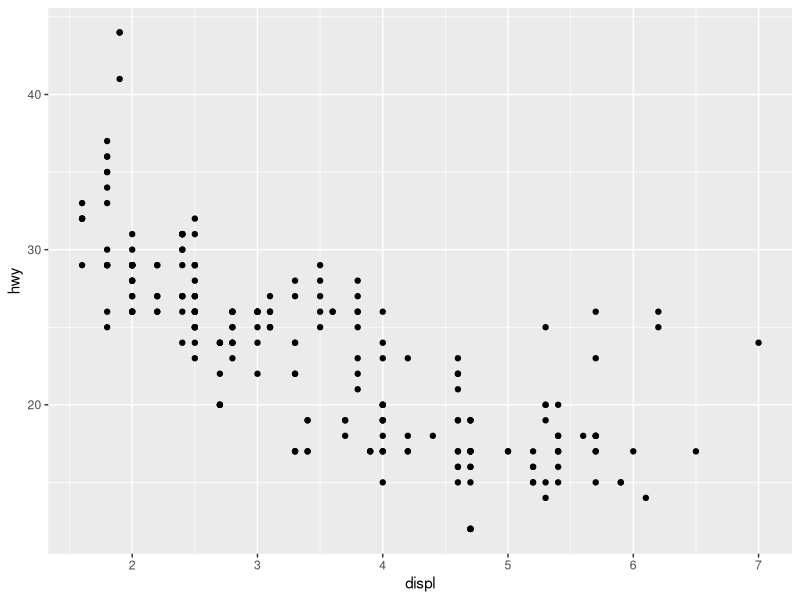
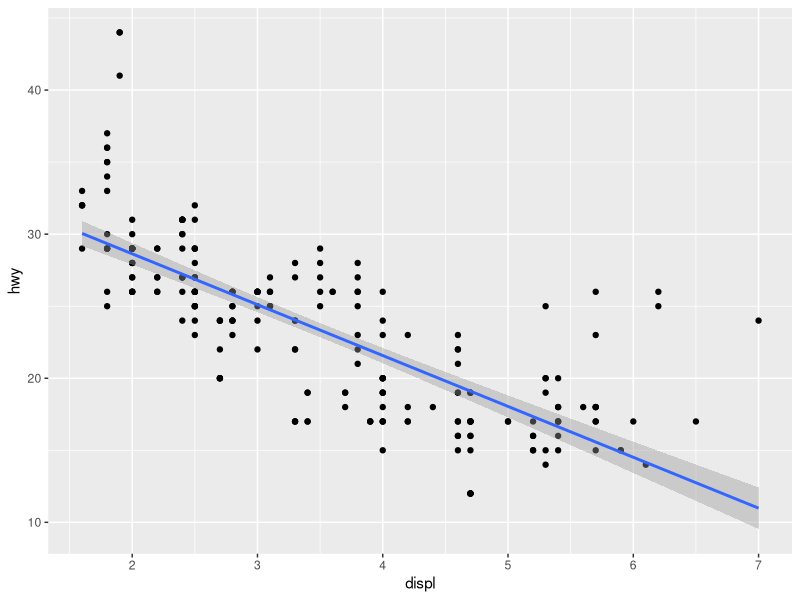
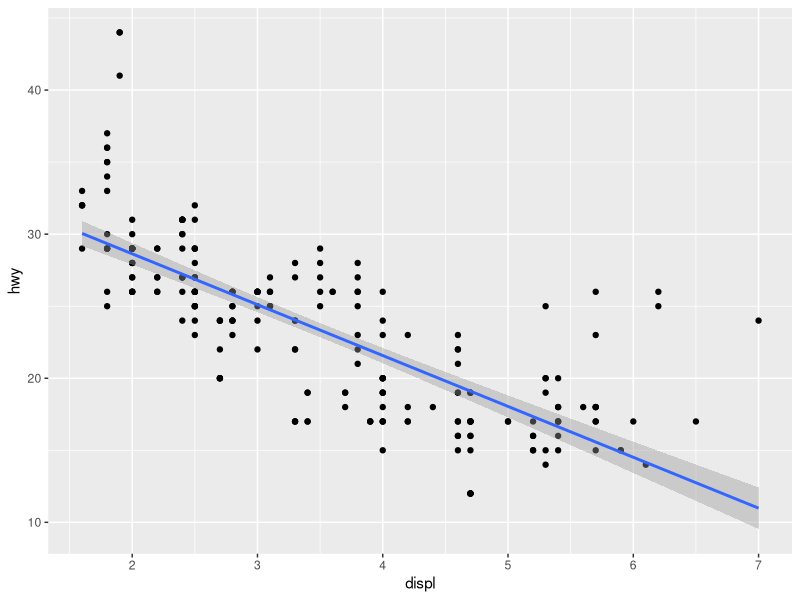
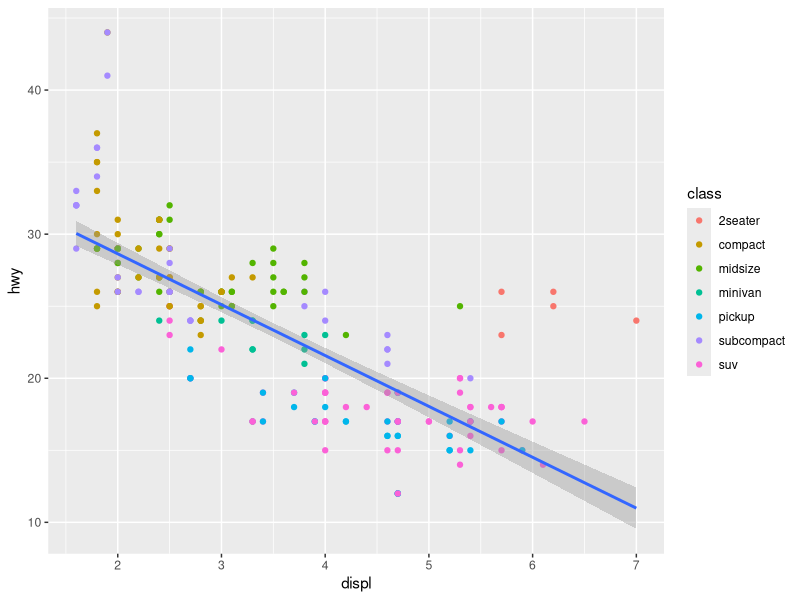
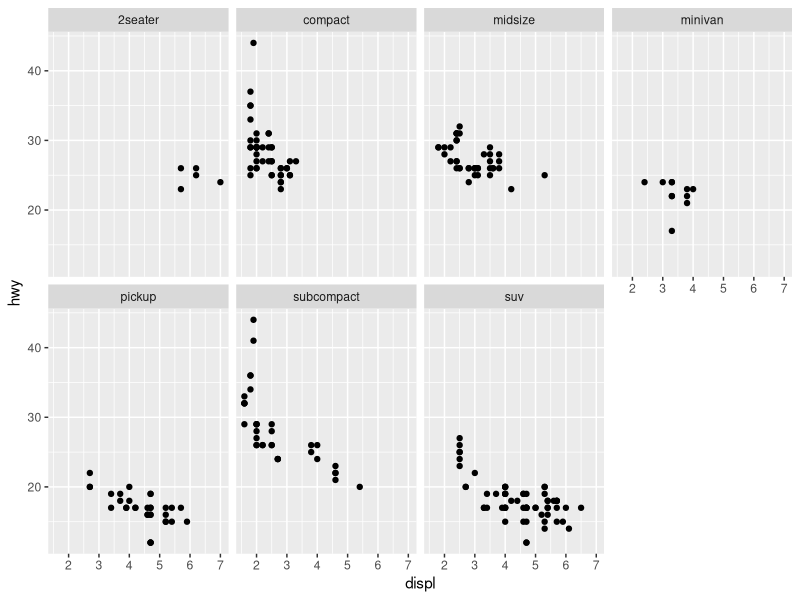
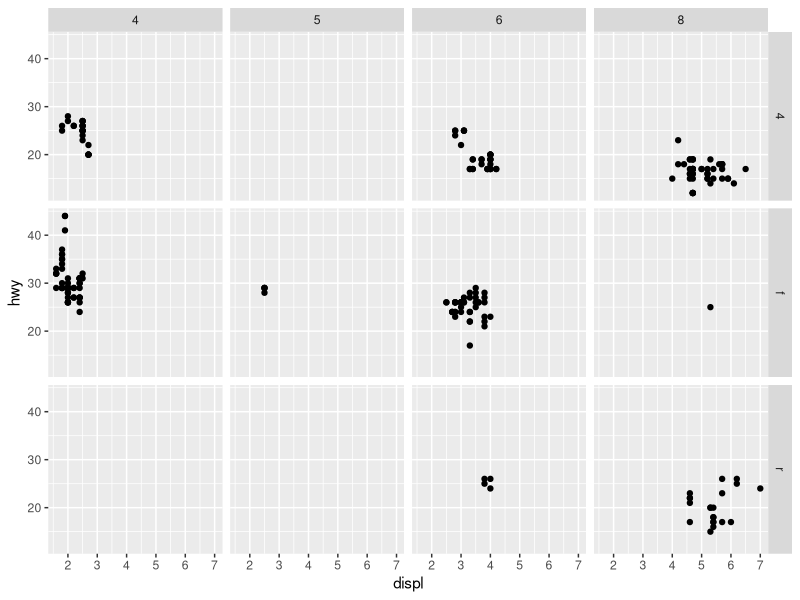
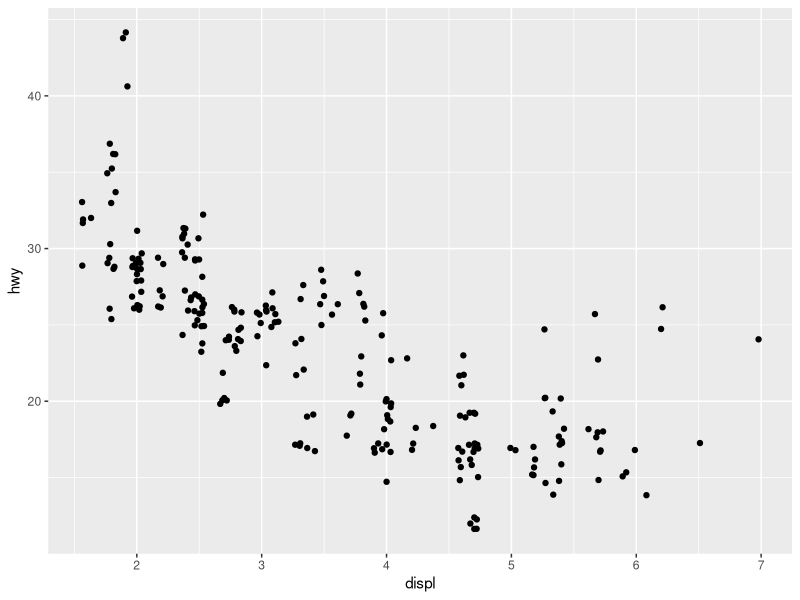
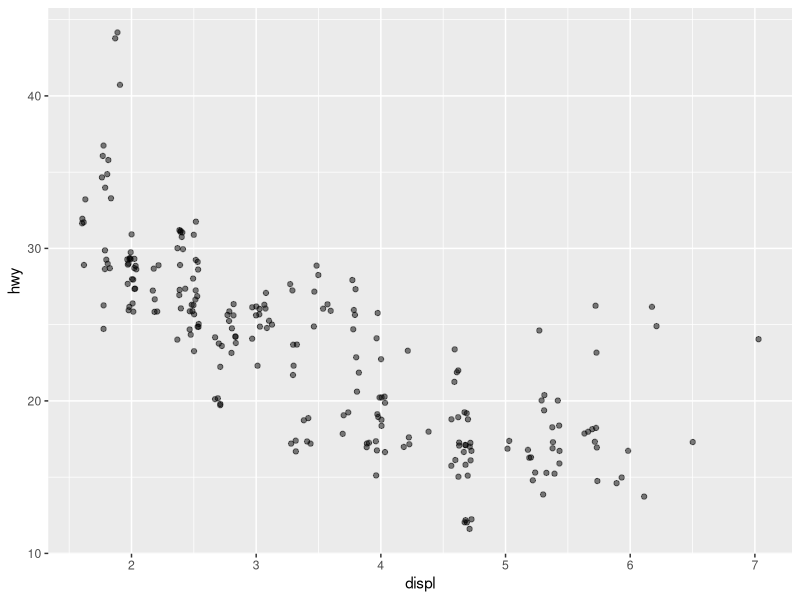

These charts were generated, in order, by the following R code:
## ---- chunk 1
# This is a good place to put libraries required for using the ggplot function
knitr::opts_chunk$set(echo = TRUE)
options(scipen=999)
library(tidyverse) #Loads the ggplot2 package for visualization
## ---- chunk 2
ggplot(data = mpg) +
  geom_point(aes(x = displ, y = hwy))
## ---- chunk 3
ggplot(data = mpg) +
  geom_point(aes(x = displ, y = hwy)) +
	geom_smooth(aes(x = displ, y = hwy),method = lm)
## ---- chunk 4
ggplot(mpg, aes(x=displ, y=hwy)) +
  geom_point() +
	geom_smooth(method = lm)
## ---- chunk 5
ggplot(data = mpg, aes(x=displ, y=hwy)) +
	geom_point(aes(color=class)) +
  geom_smooth(method=lm)
## ---- chunk 6
ggplot(data = mpg) +
	geom_point(aes(x = displ, y = hwy)) +
	facet_wrap(class~., nrow=2)
## ---- chunk 7
ggplot(data = mpg) +
	geom_point(aes(x = displ, y = hwy)) +
	facet_grid(drv ~ cyl)
## ---- chunk 8
ggplot(data = mpg) + 
	geom_point(aes(x = displ, y = hwy), position = "jitter")
## ---- chunk 9
ggplot(data = mpg) + 
	geom_jitter(aes(x=displ, y=hwy), alpha=0.5)
## ---- chunk 10
ggplot(data = mpg) + 
	geom_boxplot(aes(x = hwy, y = class))
## ---- chunk 11
ggplot(data = mpg) + 
	geom_boxplot(aes(x = hwy, y = class)) +
 coord_flip()
